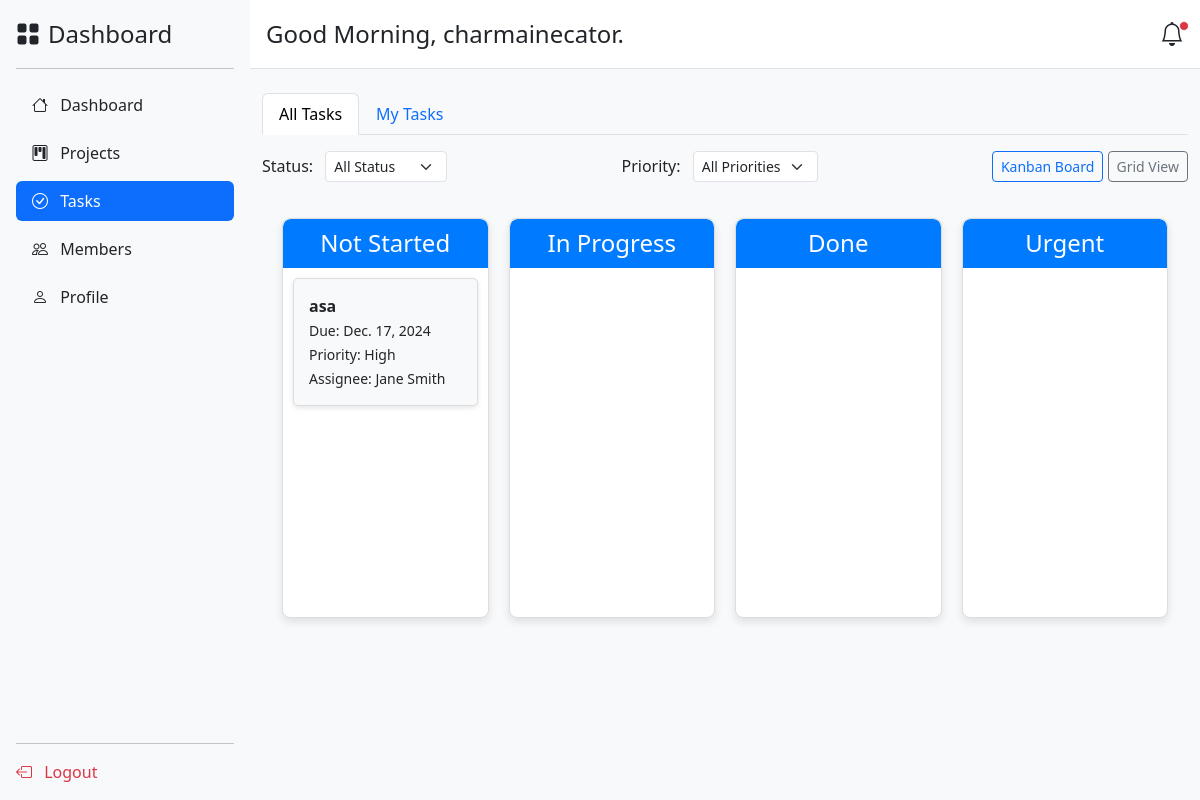
The page /tasks/ (signed in) on the database as committed earlier.
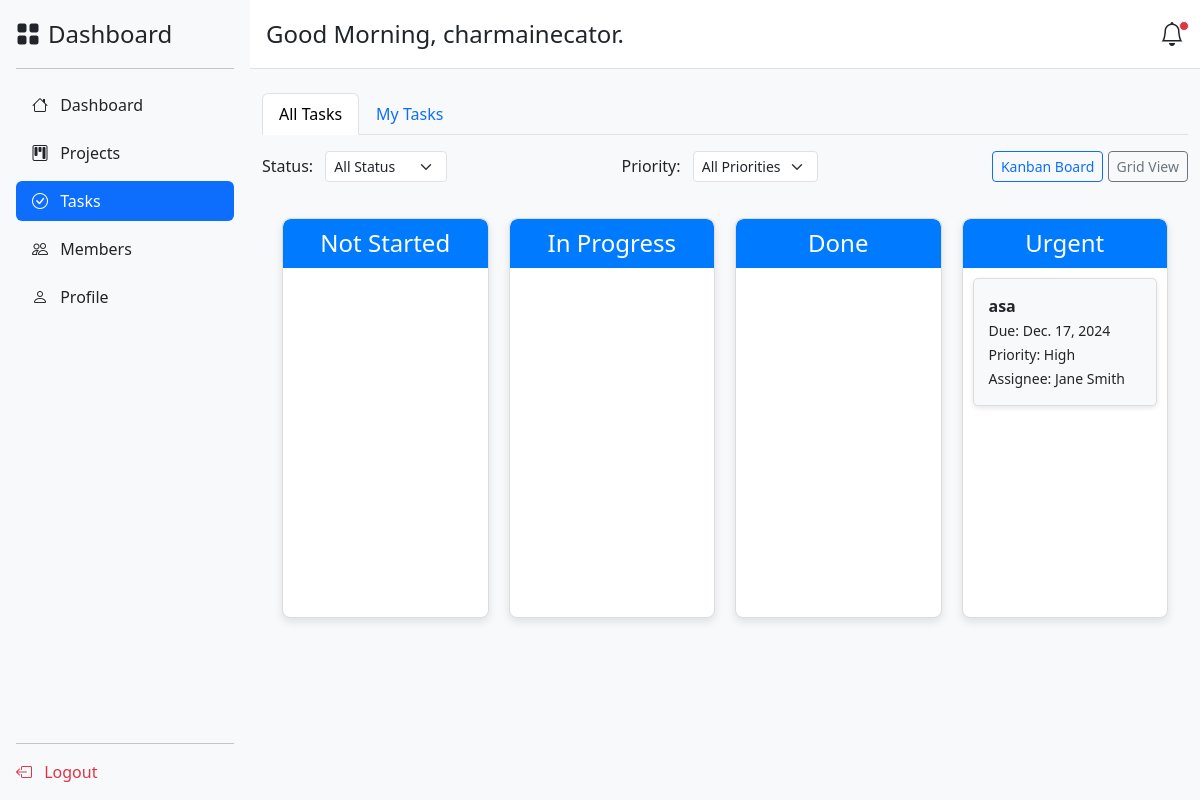
The same page on the database as committed later.
### app/models.py (models this page shows, shortened)
class Task(models.Model):
    STATUS_CHOICES = [
        ('not-started', 'Not Started'),
        ('in-progress', 'In Progress'),
        ('done', 'Done'),
        ('urgent', 'Urgent'),
    ]
    PRIORITY_CHOICES = [
        ('low', 'Low'),
        ('medium', 'Medium'),
        ('high', 'High'),
    ]
    title = models.CharField(max_length=255)  # Task title
    description = models.TextField()  # Task description
    due_date = models.DateField()  # Task deadline
    status = models.CharField(max_length=20, choices=STATUS_CHOICES, default='not-started')  # Task status
    priority = models.CharField(max_length=10, choices=PRIORITY_CHOICES, default='medium')  # Task priority
    project = models.ForeignKey(Project, on_delete=models.CASCADE, related_name="tasks")  # Associated project
    assignee = models.ForeignKey(User, on_delete=models.SET_NULL, null=True, blank=True, related_name="tasks")  # Assigned user
    created_by = models.ForeignKey(User, on_delete=models.SET_NULL, null=True, blank=True, related_name="created_tasks")  # Creator user ID
    date_created = models.DateTimeField(auto_now_add=True)  # Date the task was created
    date_updated = models.DateTimeField(auto_now=True)  # Date the task was last updated

### app/views.py (the view)
# urls.py: path('tasks/', views.tasks_view, name='tasks'),  # Add the tasks page
@login_required
def tasks_view(request):
    user_id = request.user.id  # Current logged-in user ID
    my_tasks = Task.objects.filter(assignee_id=user_id)
    all_tasks = Task.objects.exclude(assignee_id=user_id)
    context = {
        'all_tasks': all_tasks,
        'my_tasks': my_tasks,
    }
    return render(request, 'app/tasks.html', context)

### app/context_processors.py (called while the page is built)
def add_current_time(request):
    gmt8 = pytz.timezone('Asia/Manila')  # Set the timezone to GMT+8
    current_time = timezone.now().astimezone(gmt8)  # Convert current time to GMT+8
    return {'current_time': current_time}

### app/templates/app/tasks.html (shortened to what the changed rows need)
<!DOCTYPE html>
<html lang="en">
<head>
    <link href="https://cdn.jsdelivr.net/npm/bootstrap@5.3.3/dist/css/bootstrap.min.css" rel="stylesheet">
    <link href="https://cdn.jsdelivr.net/npm/bootstrap-icons@1.10.5/font/bootstrap-icons.css" rel="stylesheet">
</head>
<body>
    <div class="d-flex">
        <div class="flex-grow-1">
            <div class="container mt-4">
                <div class="tab-content">
                    <div class="tab-pane fade show active" id="all-tasks">
                        <div id="kanbanBoard" class="kanban-board">
                            <div class="kanban-column" id="not-started" ondrop="drop(event)" ondragover="allowDrop(event)">
                                {% for task in all_tasks %}
                                    {% if task.status == 'not-started' %}
                                    <div class="task-card" id="task{{ task.id }}" draggable="true" ondragstart="drag(event)">
                                        <strong>{{ task.title }}</strong> <br>
                                        <small>Due: {{ task.due_date }}</small><br>
                                        <small>Priority: {{ task.priority|title }}</small><br>
                                        <small>Assignee: {{ task.assignee.get_full_name|default:'Unassigned' }}</small>
                                    </div>
                                    {% endif %}
                                {% endfor %}
                            </div>
                            <div class="kanban-column" id="urgent" ondrop="drop(event)" ondragover="allowDrop(event)">
                                {% for task in all_tasks %}
                                    {% if task.status == 'urgent' %}
                                    <div class="task-card" id="task{{ task.id }}" draggable="true" ondragstart="drag(event)">
                                        <strong>{{ task.title }}</strong> <br>
                                        <small>Due: {{ task.due_date }}</small><br>
                                        <small>Priority: {{ task.priority|title }}</small><br>
                                        <small>Assignee: {{ task.assignee.get_full_name|default:'Unassigned' }}</small>
                                    </div>
                                    {% endif %}
                                {% endfor %}
                            </div>
                        </div>
                    </div>
                </div>
            </div>
        </div>
    </div>
</body>
</html>

Rows that differ between the two databases and show on the page:
changed Task "asa": moves from the list under "Not Started" to the list under "Urgent"
